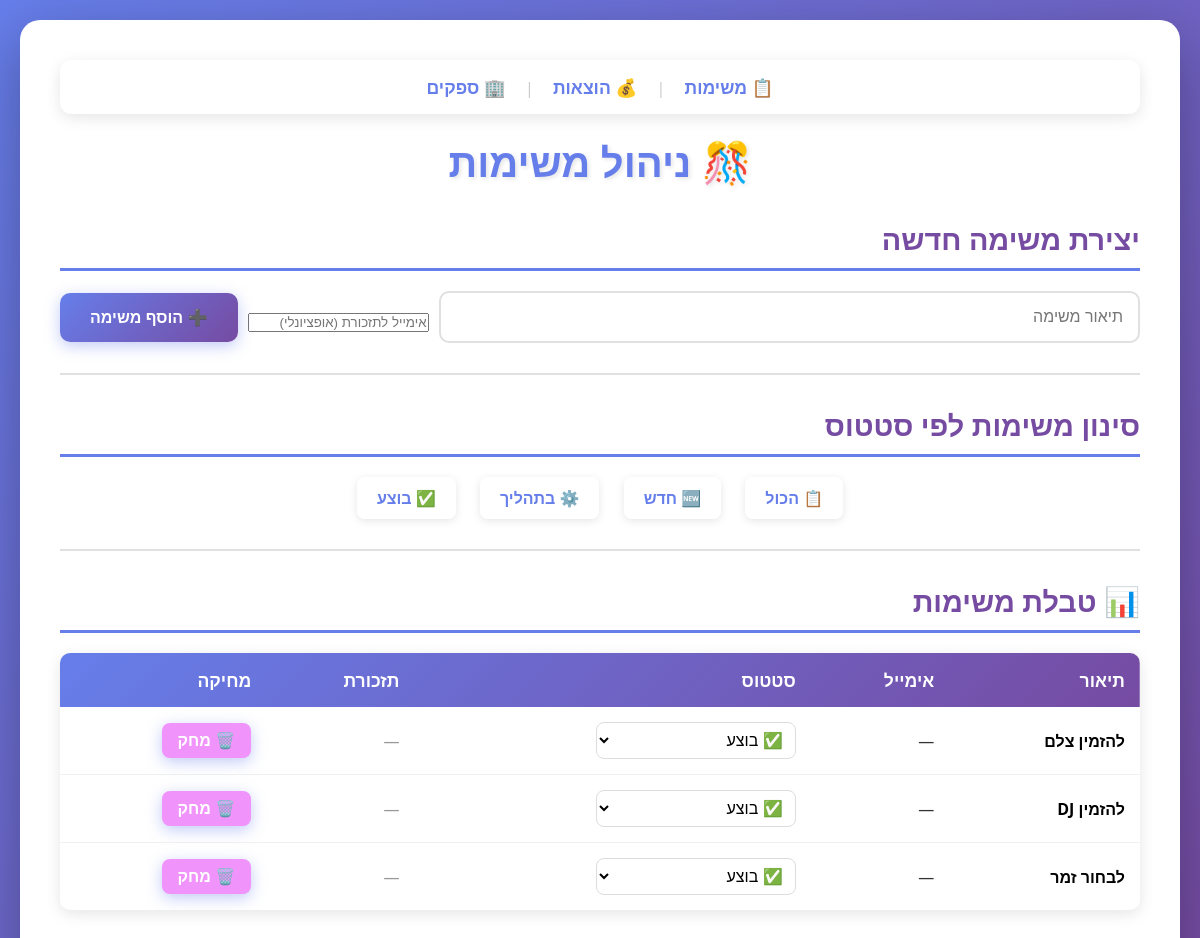
The page /tasks?status=בוצע on the database as committed earlier.
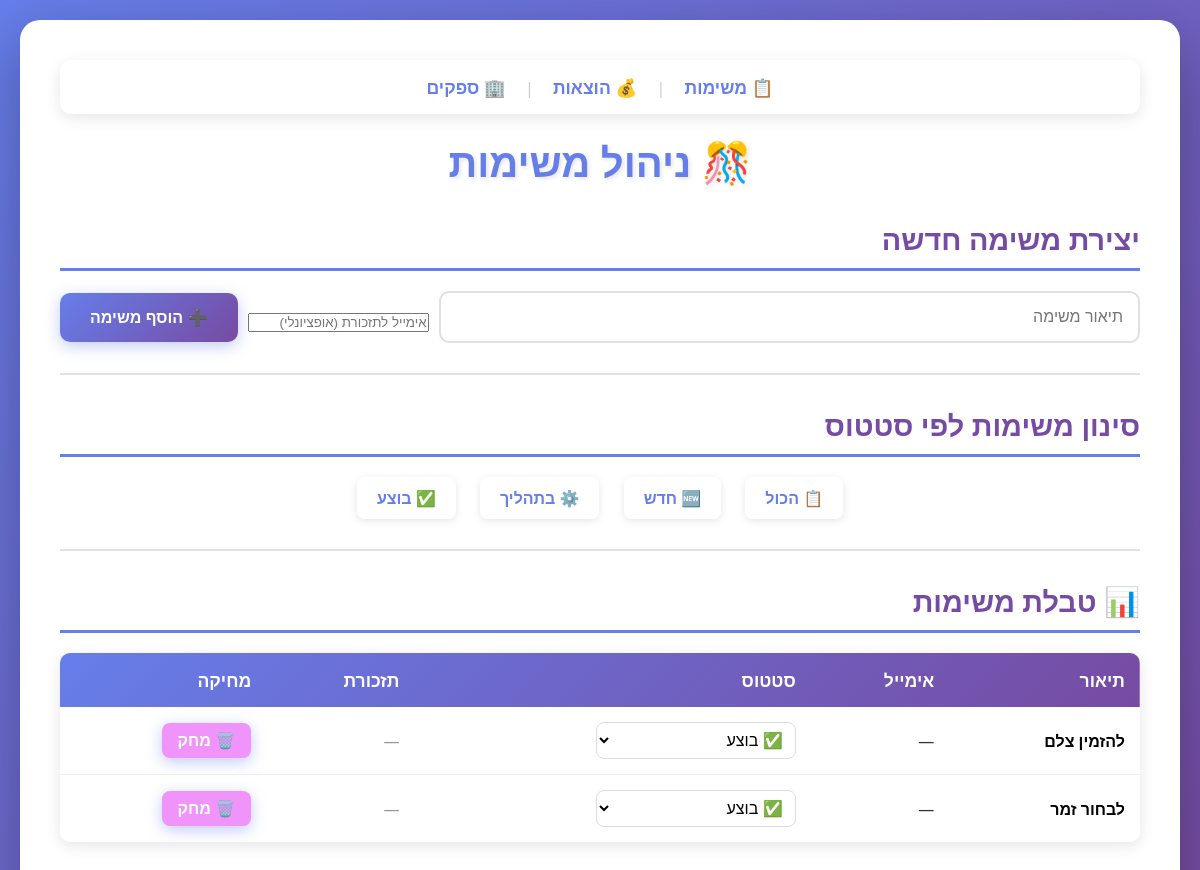
The same page on the database as committed later.
### tables this page shows
CREATE TABLE tasks (
    id INTEGER PRIMARY KEY AUTOINCREMENT,
    title TEXT NOT NULL,
    status TEXT DEFAULT 'חדש'
, description TEXT, email TEXT);

### app.py (the view)
@app.route('/tasks')
def tasks():
    status_filter = request.args.get('status')
    conn = sqlite3.connect('database.db')
    conn.row_factory = sqlite3.Row
    c = conn.cursor()
    if status_filter:
        c.execute('SELECT * FROM tasks WHERE status = ?', (status_filter,))
    else:
        c.execute('SELECT * FROM tasks')
    tasks = c.fetchall()
    conn.close()
    return render_template('tasks.html', tasks=tasks)

### templates/tasks.html (shortened to what this page needs)
<!DOCTYPE html>
<html lang="he">
<head>
    <link rel="stylesheet" href="{{ url_for('static', filename='css/style.css') }}">
</head>
<body>
    <div class="container">
        <nav style="background: rgba(255,255,255,0.95); padding: 15px; border-radius: 12px; margin-bottom: 20px; text-align: center; box-shadow: 0 4px 15px rgba(0,0,0,0.1);">
            <a href="/tasks" style="margin: 0 15px; font-size: 1.1rem; text-decoration: none; color: #667eea; font-weight: bold; transition: all 0.3s;">📋 משימות</a>
            <span style="color: #ccc;">|</span>
            <a href="/budget" style="margin: 0 15px; font-size: 1.1rem; text-decoration: none; color: #667eea; transition: all 0.3s;">💰 הוצאות</a>
            <span style="color: #ccc;">|</span>
            <a href="/suppliers" style="margin: 0 15px; font-size: 1.1rem; text-decoration: none; color: #667eea; transition: all 0.3s;">🏢 ספקים</a>
        </nav>
        <h1>🎊 ניהול משימות</h1>
        <h2>יצירת משימה חדשה</h2>
        <form action="/tasks/create" method="post">
            <input type="text" name="description" placeholder="תיאור משימה" required>
            <input type="email" name="email" placeholder="אימייל לתזכורת (אופציונלי)" style="margin-top: 10px;">
            <button type="submit">➕ הוסף משימה</button>
        </form>
        <hr>
        <h2>סינון משימות לפי סטטוס</h2>
        <div style="text-align: center; margin: 20px 0;">
            <a href="/tasks" style="display: inline-block; margin: 0 10px; padding: 10px 20px; background: rgba(255,255,255,0.95); border-radius: 8px; text-decoration: none; color: #667eea; font-weight: bold; box-shadow: 0 2px 8px rgba(0,0,0,0.1);">📋 הכול</a>
            <a href="/tasks?status=חדש" style="display: inline-block; margin: 0 10px; padding: 10px 20px; background: rgba(255,255,255,0.95); border-radius: 8px; text-decoration: none; color: #667eea; font-weight: bold; box-shadow: 0 2px 8px rgba(0,0,0,0.1);">🆕 חדש</a>
            <a href="/tasks?status=בתהליך" style="display: inline-block; margin: 0 10px; padding: 10px 20px; background: rgba(255,255,255,0.95); border-radius: 8px; text-decoration: none; color: #667eea; font-weight: bold; box-shadow: 0 2px 8px rgba(0,0,0,0.1);">⚙️ בתהליך</a>
            <a href="/tasks?status=בוצע" style="display: inline-block; margin: 0 10px; padding: 10px 20px; background: rgba(255,255,255,0.95); border-radius: 8px; text-decoration: none; color: #667eea; font-weight: bold; box-shadow: 0 2px 8px rgba(0,0,0,0.1);">✅ בוצע</a>
        </div>
        <hr>
        <h2>📊 טבלת משימות</h2>
        {% if tasks %}
        <table>
            <thead>
                <tr>
                    <th>תיאור</th>
                    <th>אימייל</th>
                    <th>סטטוס</th>
                    <th>תזכורת</th>
                    <th>מחיקה</th>
                </tr>
            </thead>
            <tbody>
                {% for task in tasks %}
                <tr>
                    <td><strong style="color: black !important;">{{ task.description }}</strong></td>
                    <td>{{ task.email if task.email else '—' }}</td>
                    <td>
                        <form action="/tasks/status/{{ task.id }}" method="post" style="display: inline;">
                            <select name="new_status" onchange="this.form.submit()" style="padding: 8px; border-radius: 8px; border: 1px solid #ddd; background: white;">
                                <option value="בוצע" {% if task.status == 'בוצע' %}selected{% endif %}>✅ בוצע</option>
                            </select>
                        </form>
                    </td>
                    <td>
                        {% if task.email %}
                        <form action="/tasks/remind/{{ task.id }}" method="post" style="display: inline;">
                            <button type="submit" style="background: #4CAF50; border: none; padding: 8px 16px; border-radius: 8px; cursor: pointer; font-size: 1rem; color: white;">📧 שלח</button>
                        </form>
                        {% else %}
                        <span style="color: #999;">—</span>
                        {% endif %}
                    </td>
                    <td>
                        <form action="/tasks/delete/{{ task.id }}" method="post" style="display: inline;">
                            <button type="submit" style="background: #f093fb; border: none; padding: 8px 16px; border-radius: 8px; cursor: pointer; font-size: 1rem; color: white;">🗑️ מחק</button>
                        </form>
                    </td>
                </tr>
                {% endfor %}
            </tbody>
        </table>
        {% else %}
        <div class="empty-message">
            <p>📭 אין משימות עדיין. הוסף משימה ראשונה!</p>
        </div>
        {% endif %}
    </div>
</body>
</html>

### static/css/style.css (style rules this page uses)
* { margin: 0; padding: 0; box-sizing: border-box; }
body { font-family: 'Segoe UI', Tahoma, Geneva, Verdana, sans-serif; background: linear-gradient(135deg, #667eea 0%, #764ba2 100%); min-height: 100vh; padding: 20px; direction: rtl; }
.container { max-width: 1200px; margin: 0 auto; background: white; padding: 40px; border-radius: 20px; box-shadow: 0 20px 60px rgba(0, 0, 0, 0.3); animation: fadeIn 0.5s ease-in; }
h1 { color: #667eea; text-align: center; margin-bottom: 30px; font-size: 2.5rem; text-shadow: 2px 2px 4px rgba(0, 0, 0, 0.1); }
h2 { color: #764ba2; margin: 30px 0 20px 0; padding-bottom: 10px; border-bottom: 3px solid #667eea; font-size: 1.8rem; }
hr { border: none; border-top: 2px solid #e0e0e0; margin: 30px 0; }
form { margin: 20px 0; display: flex; gap: 10px; flex-wrap: wrap; align-items: center; }
input[type="text"], input[type="number"], select { flex: 1; min-width: 200px; padding: 15px; border: 2px solid #e0e0e0; border-radius: 10px; font-size: 1rem; transition: all 0.3s; }
button { padding: 15px 30px; background: linear-gradient(135deg, #667eea 0%, #764ba2 100%); color: white; border: none; border-radius: 10px; font-size: 1rem; font-weight: bold; cursor: pointer; transition: all 0.3s; box-shadow: 0 4px 15px rgba(102, 126, 234, 0.4); }
table { width: 100%; border-collapse: collapse; margin: 20px 0; background: white; border-radius: 10px; overflow: hidden; box-shadow: 0 4px 15px rgba(0, 0, 0, 0.1); }
thead { background: linear-gradient(135deg, #667eea 0%, #764ba2 100%); color: white; }
th { padding: 15px; text-align: right; font-weight: bold; font-size: 1.1rem; }
td { padding: 15px; border-bottom: 1px solid #f0f0f0; text-align: right; color: #333 !important; vertical-align: middle; }
td strong { color: #333 !important; font-size: 1rem; }
tr:last-child td { border-bottom: none; }
a { color: #667eea; text-decoration: none; font-weight: bold; transition: all 0.3s; }

Rows that differ between the two databases and show on the page:
removed tasks: description "להזמין DJ", email "—", new_status "✅ בוצע"
